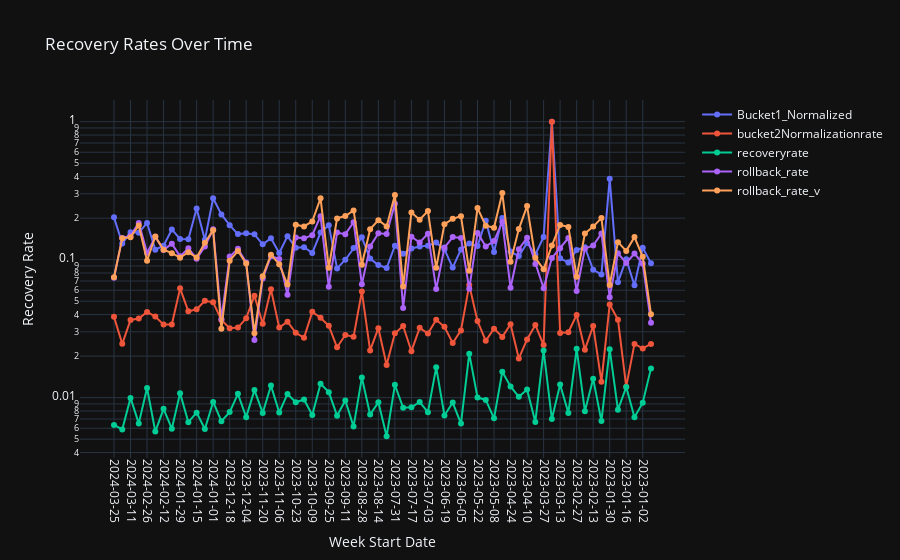

The notebook cell this image was saved under:
### Code cell
import plotly.graph_objects as go
import pandas as pd

# Create an interactive Plotly figure
fig = go.Figure()

# Add traces for each line
fig.add_trace(go.Scatter(x=df1['WkstartDate'].astype('category'), y=df1['Bucket1_Normalized'], mode='lines+markers', name='Bucket1_Normalized'))
fig.add_trace(go.Scatter(x=df1['WkstartDate'].astype('category'), y=df1['bucket2Normalizationrate'], mode='lines+markers', name='bucket2Normalizationrate'))
fig.add_trace(go.Scatter(x=df1['WkstartDate'].astype('category'), y=df1['recoveryrate'], mode='lines+markers', name='recoveryrate'))
fig.add_trace(go.Scatter(x=df1['WkstartDate'].astype('category'), y=df1['rollback_rate'], mode='lines+markers', name='rollback_rate'))
fig.add_trace(go.Scatter(x=df1['WkstartDate'].astype('category'), y=df1['rollback_rate_v'], mode='lines+markers', name='rollback_rate_v'))

# Update layout for better appearance
fig.update_layout(
    title='Recovery Rates Over Time',
    xaxis=dict(title='Week Start Date', type='category', tickangle=90),
    yaxis=dict(title='Recovery Rate', type='log'),  # Use type='log' for logarithmic scale
    template='plotly_dark'  # You can choose a different template if needed
)

# Show the interactive plot
fig.show()
